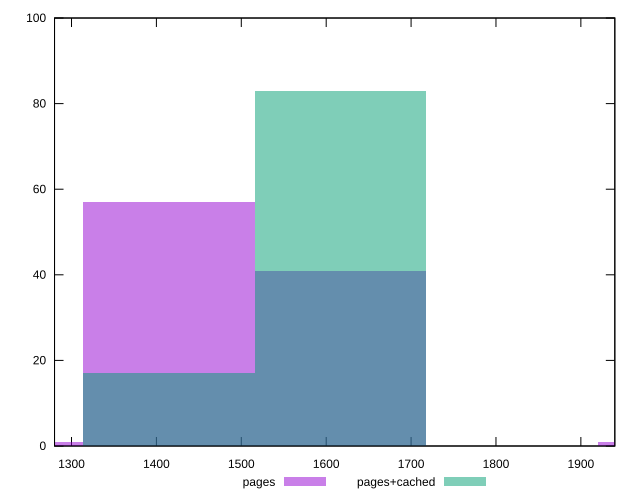

Write the gnuplot code that produced this figure.
reset

$pages <<EOF
1414.750083574363 57
1616.8572383707008 41
1212.6429287780256 1
2021.071547963376 1
EOF

$pagesCached <<EOF
1414.750083574363 17
1616.8572383707008 83
EOF

set key outside below
set boxwidth 202.1071547963376
set xrange [1280:1940]
set yrange [0:100]
set trange [0:100]
set style fill transparent solid 0.5 noborder
set terminal svg size 640, 500 enhanced background rgb 'white'
set output "report_00021_2021-02-20T09:16:39.615Z/uses-webp-images/comparison/histogram/0_vs_1.svg"

plot $pages title "pages" with boxes, \
     $pagesCached title "pages+cached" with boxes

reset
